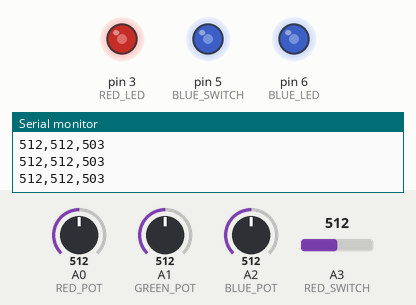
Bench run of a sketch on a simulated Arduino Uno, built with avr-gcc and run on an emulated ATmega328P. Parts: output pins drawn as LEDs (lit = HIGH), the last lines printed to the serial monitor. Inputs (shaded band) come from the test bench; at power-on: A0 (RED_POT) = 512, A1 (GREEN_POT) = 512, A2 (BLUE_POT) = 512, A3 (RED_SWITCH) = 512.

Above: at 1.2 s.
1.3 s: A0 (RED_POT) set to 716
At 2.5 s:
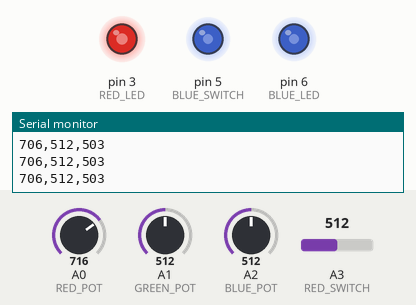
3.2 s: A1 (GREEN_POT) set to 30
At 4.2 s:
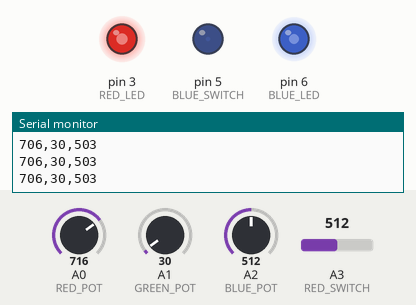
5.2 s: A2 (BLUE_POT) set to 30
At 6.6 s:
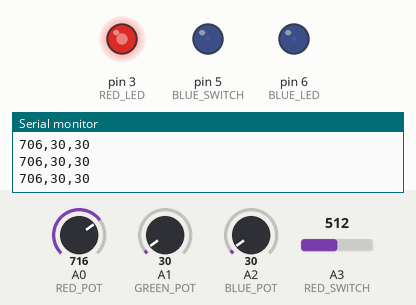
7.1 s: A1 (GREEN_POT) set to 306
At 8.0 s:
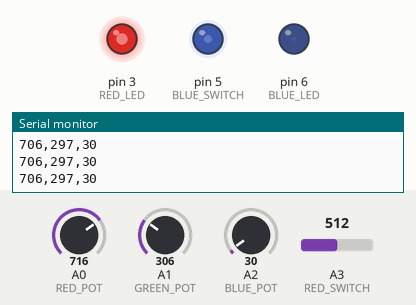
9.0 s: A0 (RED_POT) set to 992
At 10.3 s:
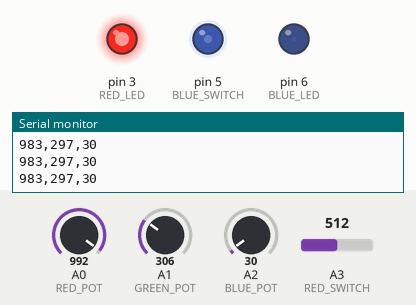
10.9 s: A1 (GREEN_POT) set to 245
At 12.5 s:
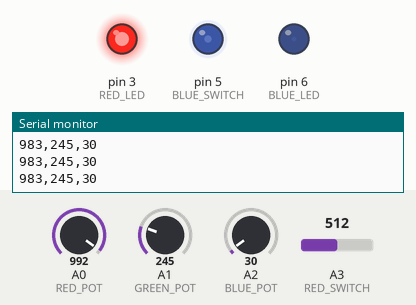
Timing chart, 0 to 13.6 s (numbered marks = the images above; inputs shaded):
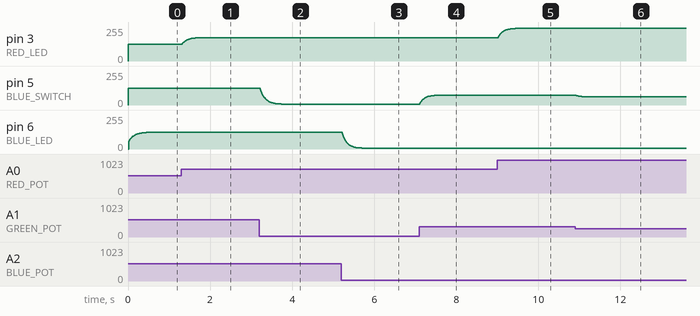

The sketch:

Master_Controller.ino
```cpp
/* File Name: Master Controller
 * Author: Marko Jurisic
 * Date Edited: 21st June 2021
 *
 * Description: Master state machine which serves as top level controller for the MSeries Testbench
 */

// Including all header files
#include "Pin_Assignments.h"
#include "Libraries.h"
#include "LED_Controller.h"
#include "Input_Read.h"
#include "LCD_Display.h"

int control_array[6] = {0,0,0,0,0,0}; //red toggle, green toggle, blue toggle, red pot, green pot, blue pot

void setup() {

  Serial.begin(9600); // Setup the serial

  LCDSetup(); //Setup the LCD

  LEDSetup(); //Setup the LEDs

  inputSetup(); //Setting up the inputs

}

void loop() {

  inputRead(control_array); // Read all the inputs and store them in an array


  LEDControl(control_array); //Pass in inputs for LED intensity and on/off control

  LCDDisplay(/*TODO*/); //Pass in inputs for data display on LCD


}
```

Globals.h
```cpp
/* File Name: Globals
 * Author: Marko Jurisic
 * Date Edited: 21st June 2021
 *
 * Description: Contains the globals for all functions
 */

#ifndef GLOBALS_H
#define GLOBALS_H

//Min and max values that the potentiometer can report
const int POT_MIN_BOUND = 0;
const int POT_MAX_BOUND = 1023;

//Min and max values that the LED can safely be PWMED at
const int LED_MIN_INTENSITY = 0;
const int LED_MAX_INTENSITY = 255;

//On and off values for the toggles
const int SW_OFF = 0;
const int SW_ON = 1; /*TODO*/ // Update the parameters

//EMA values:
const float EMA_ALPHA = 0.1;


#endif
```

Input_Read..cpp
```cpp
/* File Name:Input Read
 * Author: Marko Jurisic
 * Date Edited: 21st June 2021
 *
 * Description: Contains functions to read toggle switches and Potentiometers
 */

// Including all header files
#import <Arduino.h>
#include "Pin_Assignments.h"
#include "Libraries.h"
#include "Globals.h"

//Array to store data from the inputs

int input_array[6] = {0,0,0,0,0,0}; // red toggle, green toggle, blue toggle, red pot, green pot, blue pot

//Variables for input processing
//Pot raws
int red_pot_raw = 0;
int green_pot_raw = 0;
int blue_pot_raw = 0;

//sw raw
int red_sw_raw = 0;
int green_sw_raw = 0;
int blue_sw_raw = 0;

//Filter variables:
int EMA_SAMPLE_RED = 0;
int EMA_SAMPLE_GREEN = 0;
int EMA_SAMPLE_BLUE = 0;


/* Function Name:Input setup
 * Date Edited: 21st June 2021
 *
 * Inputs: None
 * Outputs: None
 * Resources: None
 *
 * Description: Sets up the toggle switches and potentiometers
 */
void inputSetup(){

  pinMode(RED_POT,INPUT);
  pinMode(GREEN_POT, INPUT);
  pinMode(BLUE_POT, INPUT);

  pinMode(RED_SWITCH,INPUT);
  pinMode(GREEN_SWITCH, INPUT);
  pinMode(BLUE_SWITCH,INPUT);

  EMA_SAMPLE_RED = analogRead(RED_POT);
  EMA_SAMPLE_GREEN = analogRead(GREEN_POT);
}

/* Function Name:Input read
 * Date Edited: 21st June 2021
 *
 * Inputs: None
 * Outputs: None
 * Resources: None
 *
 * Description: Reads the toggle switches and potentiometers and stores the values in the control array
 */
void inputRead(int input_array[]){

  //Reading pot inputs
  red_pot_raw = analogRead(RED_POT);
  green_pot_raw = analogRead(GREEN_POT);
  blue_pot_raw = analogRead(BLUE_POT);

  //Filtering Pot Values - a 100uF capacitor must be added in parallel with the pot
  //Filtering red pot samples
  EMA_SAMPLE_RED = float((EMA_ALPHA*red_pot_raw) +((1-EMA_ALPHA)*EMA_SAMPLE_RED));

  //Filtering green pot samples
  EMA_SAMPLE_GREEN = float((EMA_ALPHA*green_pot_raw) +((1-EMA_ALPHA)*EMA_SAMPLE_GREEN));

  //Filtering blue pot samples
  EMA_SAMPLE_BLUE = float((EMA_ALPHA*blue_pot_raw) +((1-EMA_ALPHA)*EMA_SAMPLE_BLUE));
  //Serial.println(EMA_SAMPLE_BLUE);
  delay(1);

  //Reading sw inputs
  red_sw_raw = analogRead(RED_SWITCH);
  green_sw_raw = analogRead(RED_SWITCH);
  blue_sw_raw = analogRead(RED_SWITCH);

  //Storing switch inputs
  input_array[0] = red_sw_raw;
  input_array[1] = green_sw_raw;
  input_array[2] = blue_sw_raw;

  //Mapping the values and storing them into the array
  input_array[3] = map(EMA_SAMPLE_RED,POT_MIN_BOUND,POT_MAX_BOUND, LED_MIN_INTENSITY, LED_MAX_INTENSITY);
  input_array[4] = map(EMA_SAMPLE_GREEN,POT_MIN_BOUND,POT_MAX_BOUND, LED_MIN_INTENSITY, LED_MAX_INTENSITY);
  input_array[5] = map(EMA_SAMPLE_BLUE,POT_MIN_BOUND,POT_MAX_BOUND, LED_MIN_INTENSITY, LED_MAX_INTENSITY);

   Serial.print(EMA_SAMPLE_RED);
   Serial.print(",");
   Serial.print(EMA_SAMPLE_GREEN);
   Serial.print(",");
   Serial.println(EMA_SAMPLE_BLUE);
}
```

Input_Read.h
```cpp
/* File Name: Input Read
 * Author: Marko Jurisic
 * Date Edited: 21st June 2021
 *
 * Description: Reads the toggle switches and potentiometers
 */


#ifndef INPUT_READ_H
#define INPUT_READ_H

void inputSetup();
void inputRead(int input_array[6]);

#endif
```

LED_Controller.cpp
```cpp
/* File Name:LED Controller
 * Author: Marko Jurisic
 * Date Edited: 22nd June 2021
 *
 * Description: Contains functions to setup and use LEDS
 */

// Including all header files
#import <Arduino.h>
#include "Pin_Assignments.h"
#include "Libraries.h"
#include "Globals.h"

//Variables for ease of array unpacking:

int red_toggle = 0;
int green_toggle = 0;
int blue_toggle = 0;

int red_pot = 0;
int green_pot = 0;
int blue_pot = 0;


/* Function Name:LCDSetup
 * Date Edited: 22nd June 2021
 *
 * Inputs: None
 * Outputs: None
 * Resources: None
 *
 * Description: Sets up the LCD
 */
void LEDSetup(){

  pinMode(RED_LED, OUTPUT);
  pinMode(GREEN_LED, OUTPUT);
  pinMode(BLUE_LED,OUTPUT);

}

/* Function Name:LCDDisplay
 * Date Edited: 21st June 2021
 *
 * Inputs: None
 * Outputs: None
 * Resources: None
 *
 * Description: Sends values for display on the LCD
 */
void LEDControl(int control_array[]){

  //The LED control first checks if the toggle switch for a respective LED is on. If so, then the LED is active. Once active, the intensity of the LED is determined by the corresponding pot for that LED. If the toggle switch is off, then the LED is inactive.

  //Unpacking the array for ease of design:
  red_toggle = control_array[0];
  green_toggle = control_array[1];
  blue_toggle = control_array[2];

  red_pot = control_array[3];
  green_pot = control_array[4];
  blue_pot = control_array[5];

  //Red LED Control
  if (red_toggle = SW_ON){
      analogWrite(RED_LED, red_pot);
  }
  else{
    analogWrite(RED_LED,0);
  }

  //Green LED Control
  if (green_toggle = SW_ON){
      analogWrite(GREEN_LED, green_pot);
  }
  else{
    analogWrite(GREEN_LED,0);
  }

  //Blue LED Control
  if (blue_toggle = SW_ON){
      analogWrite(BLUE_LED, blue_pot);
  }
  else{
    analogWrite(BLUE_LED,0);
  }
}
```

LED_Controller.h
```cpp
/* File Name: CAN Transceiver
 * Author: Marko Jurisic
 * Date Edited: 21st June 2021
 *
 * Description: Contains Function declarations for LED Control
 */


#ifndef LED_CONTROLLER_H
#define LED_CONTROLLER_H

void LEDSetup();
void LEDControl(int control_array[6]);

#endif
```

Pin_Assignments.h
```cpp
/* File Name: Pin Assignments
 * Author: Marko Jurisic
 * Date Edited: 21st June 2021
 *
 * Description: Contains the pin numbers for all components
 */

#ifndef PIN_ASSIGNMENTS_H
#define PIN_ASSIGNMENTS_H

//Pot pins
#define RED_POT 0
#define GREEN_POT 1
#define BLUE_POT A2

//Switch pins
#define RED_SWITCH 3
#define GREEN_SWITCH 4
#define BLUE_SWITCH 5

//LED pins
#define RED_LED 3
#define GREEN_LED 5
#define BLUE_LED 6


#endif
```

LCD_Display.cpp
```cpp
/* File Name:LCD Display
 * Author: Marko Jurisic
 * Date Edited: 22nd June 2021
 *
 * Description: Contains functions to setup and use the LCD
 */

// Including all header files
#import <Arduino.h>
#include "Pin_Assignments.h"
#include "Libraries.h"
#include "Globals.h"


/* Function Name:LCDSetup
 * Date Edited: 22nd June 2021
 *
 * Inputs: None
 * Outputs: None
 * Resources: None
 *
 * Description: Sets up the LCD
 */
void LCDSetup(){


}

/* Function Name:LCDDisplay
 * Date Edited: 21st June 2021
 *
 * Inputs: None
 * Outputs: None
 * Resources: None
 *
 * Description: Sends values for display on the LCD
 */
void LCDDisplay(){


}
```

LCD_Display.h
```cpp
/* File Name: LCD Display
 * Author: Marko Jurisic
 * Date Edited: 21st June 2021
 *
 * Description: Contains Function declarations for the LCD display
 */


#ifndef LCD_DISPLAY_H
#define LCD_DISPLAY_H

void LCDSetup();
void LCDDisplay(/*TODO*/);

#endif
```

Libraries.h
```cpp
/* File Name: CAN Transceiver
 * Author: Marko Jurisic
 * Date Edited: 21st June 2021
 *
 * Description: Contains all Libraries
 */


#ifndef LIBRARIES_H
#define LIBRARIES_H


#endif
```

Measured:
- after the input at 1.3 s, pin 3 (RED_LED): moves from 127/255 to 175/255 over 0.41 s, starting at once
- after the input at 3.2 s, pin 5 (BLUE_SWITCH): moves from 127/255 to 7/255 over 0.52 s, starting at once
- after the input at 5.2 s, pin 6 (BLUE_LED): moves from 125/255 to 7/255 over 0.47 s, starting at once
- after the input at 7.1 s, pin 5 (BLUE_SWITCH): moves from 7/255 to 74/255 over 0.45 s, starting at once
- after the input at 9.0 s, pin 3 (RED_LED): moves from 175/255 to 245/255 over 0.46 s, starting at once
- after the input at 10.9 s, pin 5 (BLUE_SWITCH): moves from 74/255 to 61/255 over 0.22 s, starting at once
